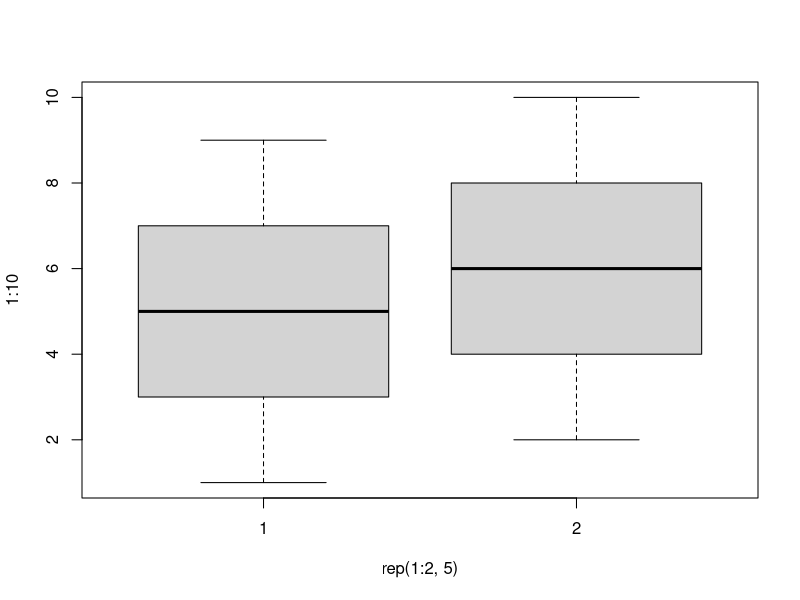
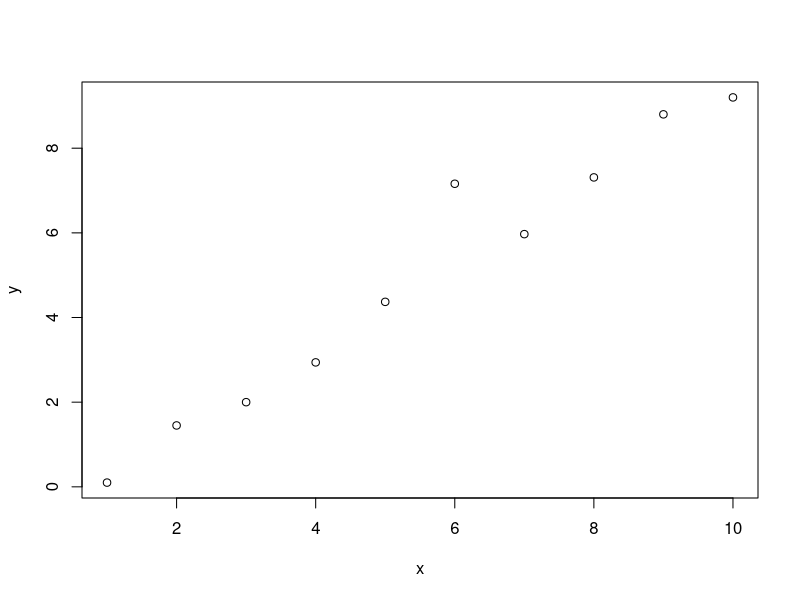

R code for these plots, in order:
## ---- chunk 1
x <- 1:10
y <- round(rnorm(10, x, 1), 2)
df <- data.frame(x, y)
df
## ---- chunk 2
boxplot(1:10~rep(1:2,5))
plot(x, y)
